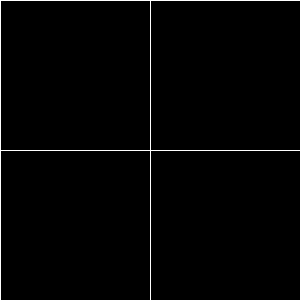
Frame 1 (no input)
Frame 60 (the mouse pressed at the canvas centre just before this capture): identical to frame 1, image omitted
Frame 120 (the mouse held since frame 60 and released just before this capture): identical to frame 1, image omitted

The Processing sketch that drew this single still picture (run headless with seeded random() and noise(); from frame 60 on, the mouse is pressed at the canvas centre):

// Processing sketch: fade
// ── fade.pde
int x1,x2,x3,x4;
void setup(){
  size(300,300);
  frameRate(120);
}

void draw(){
  background(0);
  stroke(255);
  line(width/2,0,width/2,height);
  line(0,height/2,width,height/2);
  
  if(mouseX>0 && mouseX<width/2 && mouseY>0 && mouseY<height/2 ) x1=255;  
  else if(mouseX>width/2 && mouseX<width && mouseY>0 && mouseY<height/2) x2=255; 
  else if(mouseX>0 && mouseX<width/2 && mouseY>height/2 && mouseY<height) x3=255;
  else if(mouseX>width/2 && mouseX<width && mouseY>height/2 && mouseY<height) x4=255;
  
  x1-=5;
  x2-=5;
  x3-=5;
  x4-=5;
  
  fill(255,255,255,x1); 
  rect(0,0,width/2,height/2);
  fill(255,255,255,x2);
  rect(width/2,0,width/2,height/2);
  fill(255,255,255,x3); 
  rect(0,height/2,width/2,height/2);
  fill(255,255,255,x4);  
  rect(width/2,height/2,width/2,height/2);
}
